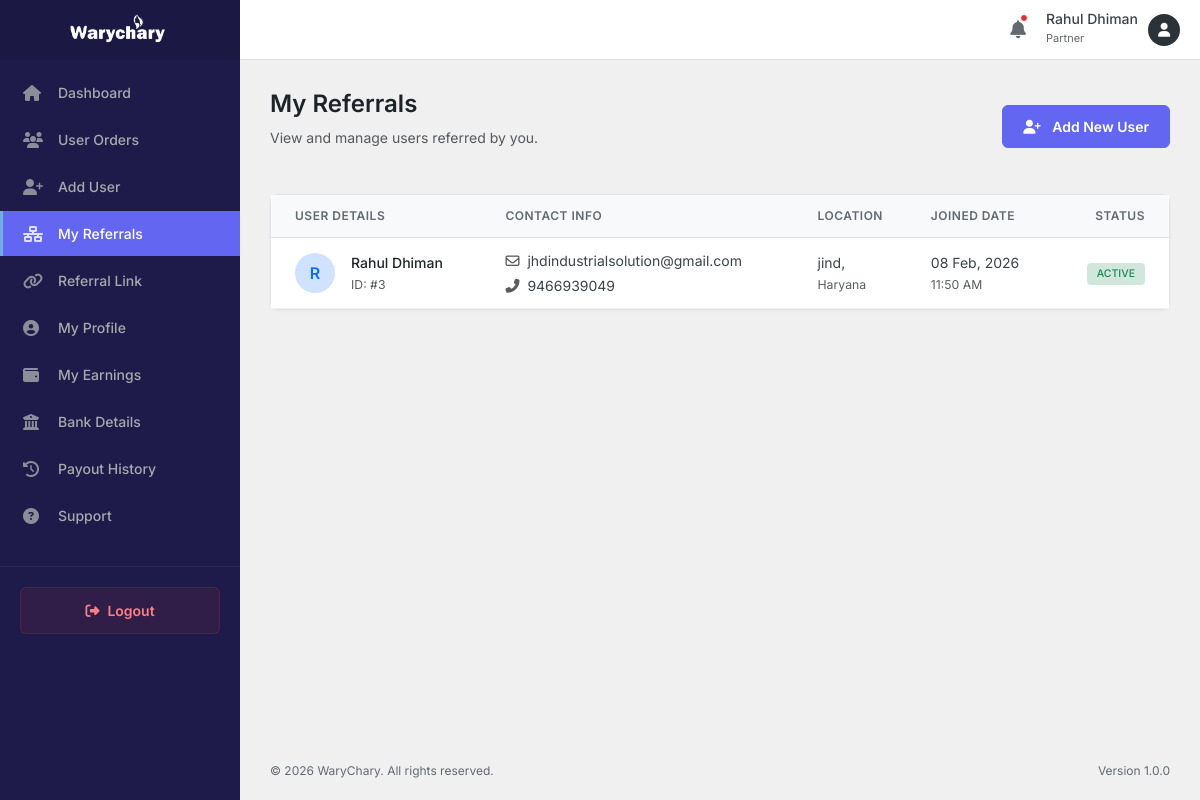
Before: /partner/my-referrals.php (signed in) with the older database file.
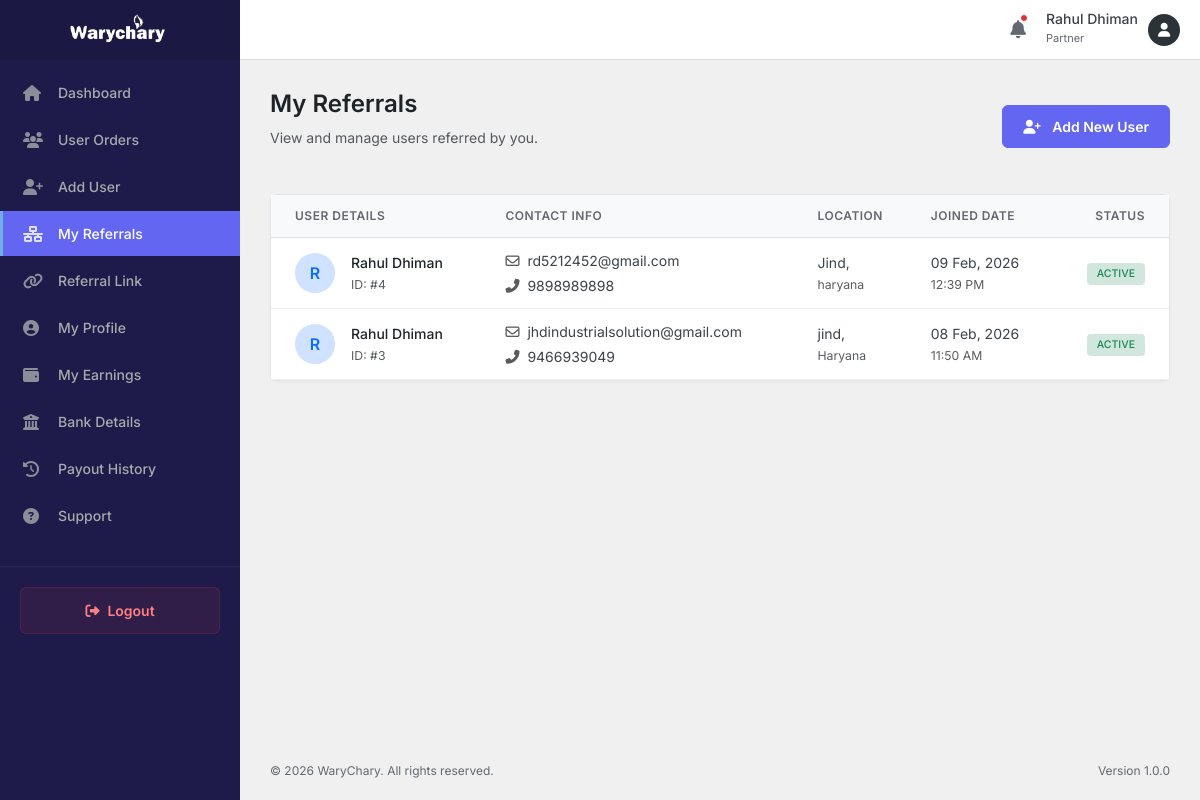
After: the same page with the newer database file.
### tables this page shows
CREATE TABLE `users` (
  `id` int(11) NOT NULL AUTO_INCREMENT,
  `partner_id` int(11) DEFAULT NULL,
  `name` varchar(255) NOT NULL,
  `email` varchar(255) NOT NULL,
  `mobile` varchar(20) NOT NULL,
  `gender` enum('Male','Female','Other') NOT NULL,
  `image` varchar(255) DEFAULT NULL,
  `state` varchar(100) NOT NULL,
  `city` varchar(100) NOT NULL,
  `pincode` varchar(20) NOT NULL,
  `address` text NOT NULL,
  `password` varchar(255) NOT NULL,
  `status` enum('active','inactive') DEFAULT 'active',
  `created_at` timestamp NULL DEFAULT current_timestamp(),
  `updated_at` timestamp NULL DEFAULT current_timestamp() ON UPDATE current_timestamp(),
  PRIMARY KEY (`id`),
  UNIQUE KEY `email` (`email`),
  KEY `partner_id` (`partner_id`),
  CONSTRAINT `users_ibfk_1` FOREIGN KEY (`partner_id`) REFERENCES `partners` (`id`) ON DELETE SET NULL
);

### partner/my-referrals.php (the view, shortened to what this page needs)
<?php
include_once __DIR__ . '/includes/header.php';
$partner_id = $_SESSION['partner_id'];
$database = new Database();
$db = $database->getConnection();
$limit = 10;
$page_num = isset($_GET['page']) ? (int)$_GET['page'] : 1;
$offset = ($page_num - 1) * $limit;
$sql = "SELECT id, name, email, mobile, state, city, created_at, status
        FROM users
        WHERE partner_id = :pid
        ORDER BY id DESC
        LIMIT :limit OFFSET :offset";
$stmt = $db->prepare($sql);
$stmt->bindParam(':pid', $partner_id, PDO::PARAM_INT);
$stmt->bindParam(':limit', $limit, PDO::PARAM_INT);
$stmt->bindParam(':offset', $offset, PDO::PARAM_INT);
$stmt->execute();
$users = $stmt->fetchAll(PDO::FETCH_ASSOC);
?>
<div class="page-header">
    <div class="header-title">
        <h1 class="page-title">My Referrals</h1>
        <p class="text-muted">View and manage users referred by you.</p>
    </div>
    <div class="header-action">
        <a href="add-user.php" class="btn btn-primary">
            <i class="fas fa-user-plus me-2"></i> Add New User
        </a>
    </div>
</div>
<div class="row">
    <div class="col-12">
        <div class="card">
            <div class="card-body p-0">
                <div class="table-responsive">
                    <table class="table table-hover align-middle mb-0">
                        <thead class="bg-light">
                            <tr>
                                <th class="border-top-0 ps-4">User Details</th>
                                <th class="border-top-0">Contact Info</th>
                                <th class="border-top-0">Location</th>
                                <th class="border-top-0">Joined Date</th>
                                <th class="border-top-0 text-end pe-4">Status</th>
                            </tr>
                        </thead>
                        <tbody>
                            <?php if (count($users) > 0): ?>
                                <?php foreach ($users as $user): ?>
                                    <tr>
                                        <td class="ps-4">
                                            <div class="d-flex align-items-center">
                                                <div class="avatar-circle me-3 bg-primary-subtle text-primary">
                                                    <?php echo strtoupper(substr($user['name'], 0, 1)); ?>
                                                </div>
                                                <div>
                                                    <div class="fw-medium text-dark"><?php echo htmlspecialchars($user['name']); ?></div>
                                                    <small class="text-muted">ID: #<?php echo $user['id']; ?></small>
                                                </div>
                                            </div>
                                        </td>
                                        <td>
                                            <div class="d-flex flex-column">
                                                <span><i class="far fa-envelope text-muted me-2"></i><?php echo htmlspecialchars($user['email']); ?></span>
                                                <span class="mt-1"><i class="fas fa-phone-alt text-muted me-2"></i><?php echo htmlspecialchars($user['mobile']); ?></span>
                                            </div>
                                        </td>
                                        <td>
                                            <div><?php echo htmlspecialchars($user['city']); ?>,</div>
                                            <small class="text-muted"><?php echo htmlspecialchars($user['state']); ?></small>
                                        </td>
                                        <td>
                                            <div><?php echo date('d M, Y', strtotime($user['created_at'])); ?></div>
                                            <small class="text-muted"><?php echo date('h:i A', strtotime($user['created_at'])); ?></small>
                                        </td>
                                        <td class="text-end pe-4">
                                            <?php
                                            $status = $user['status'] ?? 'active';
                                            $badgeClass = ($status == 'active') ? 'bg-success-subtle text-success' : 'bg-danger-subtle text-danger';
                                            ?>
                                            <span class="badge <?php echo $badgeClass; ?> text-uppercase"><?php echo htmlspecialchars($status); ?></span>
                                        </td>
                                    </tr>
                                <?php endforeach; ?>
                            <?php endif; ?>
                        </tbody>
                    </table>
                </div>
            </div>
        </div>
    </div>
</div>
<?php include_once __DIR__ . '/includes/footer.php'; ?>

Changed rows visible on the page:
added users: name "R", name "Rahul Dhiman", id "4", email "rd5212452@gmail.com", mobile "9898989898", city "Jind", state "haryana", created_at "09 Feb, 2026", created_at "12:39 PM", status "ACTIVE"
